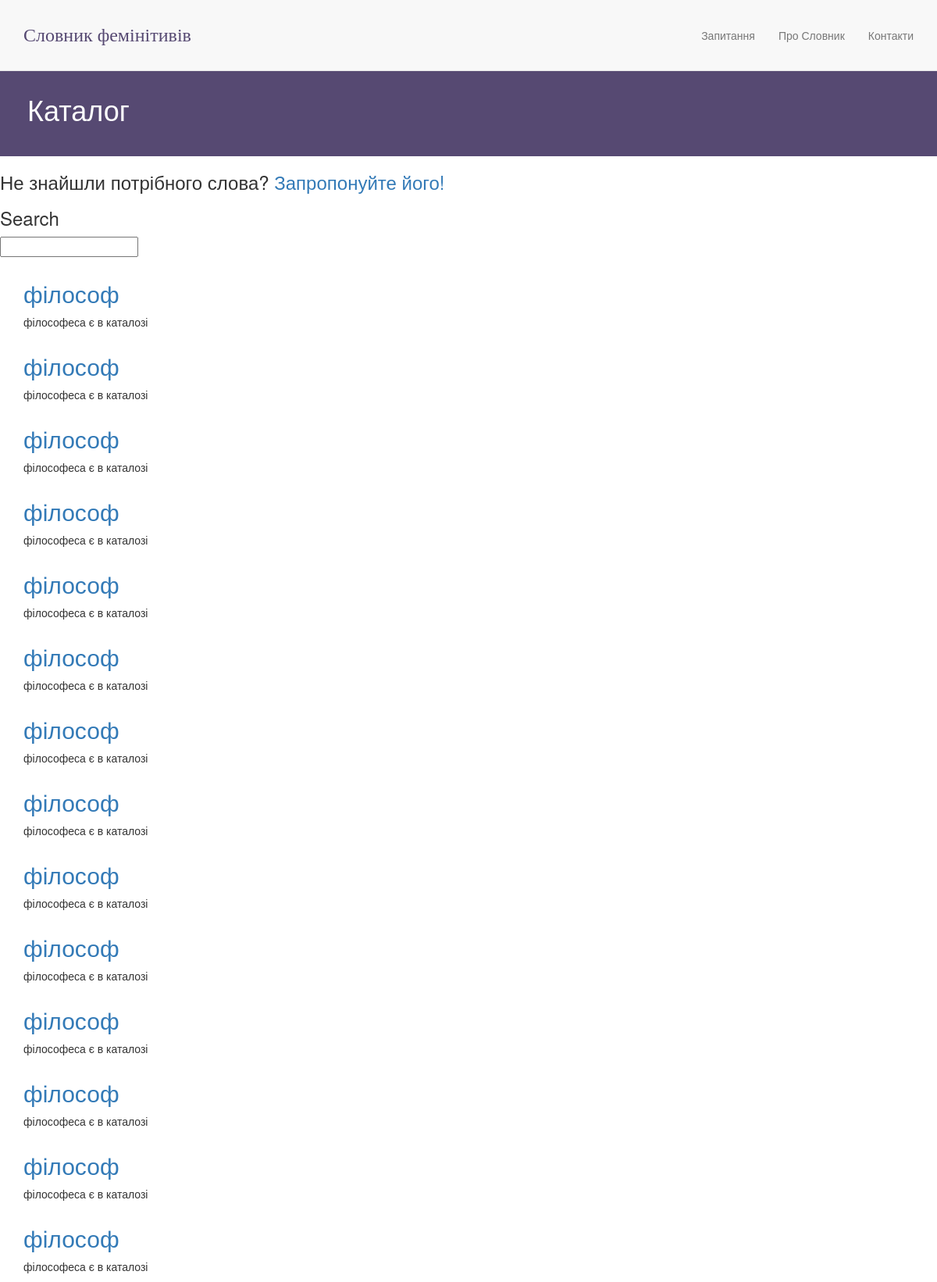
Before: /words/all/ with the older database file.
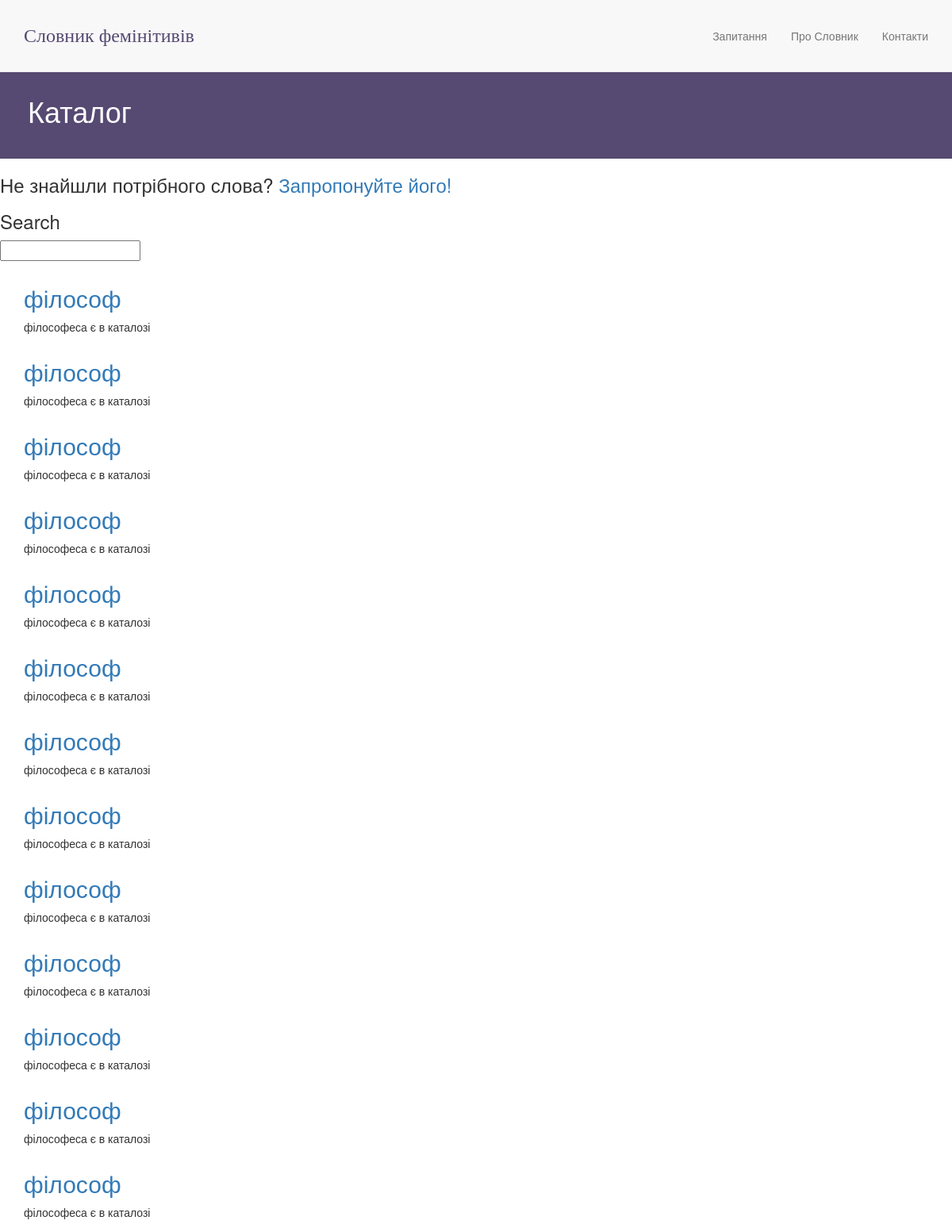
After: the same page with the newer database file.
### words/models.py (models this page shows, shortened)
class Word(models.Model):
    index = models.PositiveIntegerField
    masculinitive1 = models.CharField('Маскулінітив', max_length=50)
    feminitive1 = models.CharField('Фемінітив', max_length=50)
    SYM1 = models.BooleanField('Чи є це слово у словнику?', default=False) #11 ch.dict
    link1 = models.SlugField('Посилання на словник', allow_unicode=True, max_length=200)
    plural1 = models.CharField(max_length=50)
    rodovy1 = models.CharField(max_length=50)
    davalny1 = models.CharField(max_length=50)
    znahidny1 = models.CharField(max_length=50)
    orudny1 = models.CharField(max_length=50)
    miscevy1 = models.CharField(max_length=50)
    klychny1 = models.CharField(max_length=50)
    def_sym1 = models.CharField(max_length=5000)
    def_our1 = models.CharField(max_length=5000)
    usage1 = models.CharField(max_length=10000)
    objects = WordManager()

### words/views.py (the view)
# urls.py: url(r'^words/', include('words.urls')),
def words(request):
    language = 'ukr' #stored in COOKIES
    session_language = 'ukr' #stored inside the session
    if 'lang' in request.COOKIES:
        language = request.COOKIES['lang']
    if 'lang' in request.session:
        session_language = request.session['lang']
    args = {} #dict type
    args.update(csrf(request))
    args['words'] = Word.objects.all()
    args['language'] = language
    args['session_language'] = session_language
    return render(request, 'words.html', args)

### words/models.py (called while the page is built)
    def get_queryset(self):
            return WordQuerySet(self.model, using=self._db) #using database

### words/templates/words.html (shortened to what this page needs)
{% extends 'base.html' %}
{% block content %}
 <section id="title-bar">
   <div class="container">
       <div class="row">
           <div class="col-md-12">
               <h1>Каталог</h1>
               </div>
           </div>
         </div>
       </section>
<h3>Не знайшли потрібного слова? <a href="/words/create">Запропонуйте його!</a></h3>
<h3>Search</h3>
<input type="text" id="search" name="search"/>
{% for word in words %}
       <section id="q-a">
         <div class="container">
             <div class="row">
                 <div class="col-md-12">
                     <h2><a href="/words/get/{{ word.id }}/"> {{word.masculinitive1}}</a></h2>
                     <p> {{ word.feminitive1 }} є в каталозі </p>
                  </div>
                </div>
              </div>
            </section>
{% endfor %}
{% endblock %}

### templates/base.html (shortened to what this page needs)
{% load staticfiles %}
<!DOCTYPE html>
<html lang="en">
<head>
    <link rel="stylesheet" href="{% static 'css/bootstrap.min.css' %}">
    <link rel="stylesheet" href="{% static 'css/scrolling-nav.css' %}">
    <link rel="stylesheet" href="{% static 'css/style.css' %}">
    <link rel="stylesheet" href="{% static 'font-awesome-4.7.0/css/font-awesome.min.css' %}">
</head>
<body id="page-top" data-spy="scroll" data-target=".navbar-fixed-top">
    {% block navbar %}
    <nav class="navbar navbar-default navbar-fixed-top" role="navigation">
        <div class="container">
            <div class="navbar-header page-scroll">
                <a class="navbar-brand page-scroll em-text" href="{% url 'index' %}">Словник фемінітивів</a>
            </div>
            <div class="collapse navbar-collapse navbar-ex1-collapse">
                <ul class="nav navbar-nav  navbar-right">
                    <li>
                        <a class="page-scroll" href="{% url 'q-a' %}">Запитання</a>
                    </li>
                    <li>
                        <a class="page-scroll" href="{% url 'index' %}#about">Про Словник</a>
                    </li>
                    <li>
                        <a class="page-scroll" href="{% url 'index' %}#contact">Контакти</a>
                    </li>
                </ul>
            </div>
        </div>
    </nav>
{% endblock %}
<div id=content>
  {% block content %}
  {% endblock %}
</div>
</body>
</html>

### words/static/css/scrolling-nav.css (style rules this page uses)
body { width: 100%; height: 100%; }
html { width: 100%; height: 100%; }
@media (min-width:767px) { .navbar { padding: 20px 0; -webkit-transition: background .5s ease-in-out,padding .5s ease-in-out; -moz-transition: background .5s ease-in-out,padding .5s ease-in-out; transition: background .5s ease-in-out,padding .5s ease-in-out; } }

### static/css/style.css (style rules this page uses)
body { padding-top: 80px; }
.em-text { font-family: AvenirNext-Bold; font-size: 24px; color: #564972 !important; letter-spacing: 0px; }
li { list-style-type:none; }
section#title-bar { padding: 20px; margin: 0; height: 120px; background: #564972; color: #fff; }
section#title-bar h1 { margin-bottom: 20px; }

Changed rows visible on the page:
removed Word: masculinitive1 "філософ", feminitive1 "філософеса"
